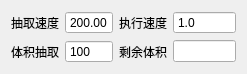
    <widget class="QWidget" name="layoutWidget">
     <property name="geometry">
      <rect>
       <x>250</x>
       <y>20</y>
       <width>247</width>
       <height>54</height>
      </rect>
     </property>
     <layout class="QGridLayout" name="gridLayout_6">
      <item row="0" column="0">
       <widget class="QLabel" name="label_25">
        <property name="text">
         <string>抽取速度</string>
        </property>
       </widget>
      </item>
      <item row="0" column="2">
       <widget class="QLabel" name="label_26">
        <property name="text">
         <string>执行速度</string>
        </property>
       </widget>
      </item>
      <item row="1" column="0">
       <widget class="QLabel" name="label_24">
        <property name="text">
         <string>体积抽取</string>
        </property>
       </widget>
      </item>
      <item row="1" column="2">
       <widget class="QLabel" name="label_27">
        <property name="text">
         <string>剩余体积</string>
        </property>
       </widget>
      </item>
      <item row="1" column="3">
       <widget class="QLineEdit" name="line_rest_volume"/>
      </item>
      <item row="0" column="3">
       <widget class="MyDoubleSpinBox" name="spinBox_perform_speed">
        <property name="buttonSymbols">
         <enum>QAbstractSpinBox::NoButtons</enum>
        </property>
        <property name="decimals">
         <number>1</number>
        </property>
        <property name="maximum">
         <double>50.000000000000000</double>
        </property>
        <property name="value">
         <double>1.000000000000000</double>
        </property>
       </widget>
      </item>
      <item row="1" column="1">
       <widget class="MySpinBox" name="spinBox_extract_volume">
        <property name="buttonSymbols">
         <enum>QAbstractSpinBox::NoButtons</enum>
        </property>
        <property name="maximum">
         <number>10000</number>
        </property>
        <property name="value">
         <number>100</number>
        </property>
       </widget>
      </item>
      <item row="0" column="1">
       <widget class="MyDoubleSpinBox" name="spinBox_extract_speed">
        <property name="buttonSymbols">
         <enum>QAbstractSpinBox::NoButtons</enum>
        </property>
        <property name="maximum">
         <double>200.000000000000000</double>
        </property>
        <property name="value">
         <double>200.000000000000000</double>
        </property>
       </widget>
      </item>
     </layout>
    </widget>
